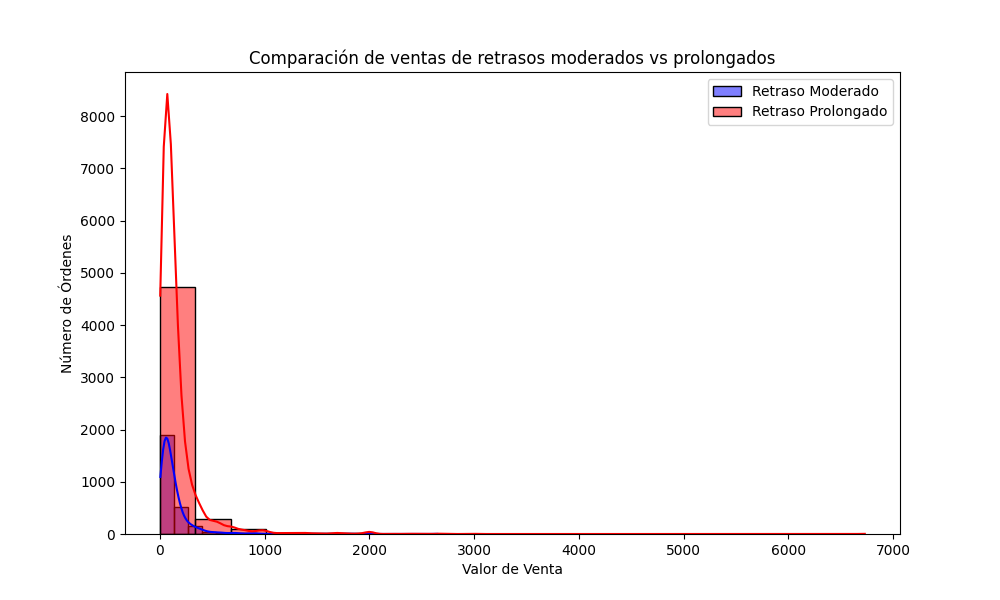

Write the Python code that produced this figure.
import os
import numpy as np
import matplotlib.pyplot as plt
import pandas as pd
import seaborn as sns
import warnings
warnings.filterwarnings('ignore')

#Lectura de datos
DATA_PATH="/Users/Pedro Ramirez/OneDrive - Hospitales MAC/Documents/Sprint1/data"
FILE_CONSOLIDATED_DATA = 'oilst_processed.csv'

#Conversión de fechas
columns_dates=[
    'order_purchase_timestamp',
    'order_approved_at',
    'order_delivered_carrier_date',
    'order_delivered_customer_date',
    'order_estimated_delivery_date'
    ]
oilst = pd.read_csv(
    os.path.join(DATA_PATH, FILE_CONSOLIDATED_DATA),
    parse_dates=columns_dates
    )

#Filtros de entregas completadas, con entregas moderadas y prolongadas
delivered = oilst.query("order_status == 'delivered'")
delivered_moderado = delivered[delivered['delay_status'] == 'short_delay']
delivered_prolongado = delivered[delivered['delay_status'] == 'long_delay']

# Crear los histogramas
plt.figure(figsize=(10, 6))
sns.histplot(data=delivered_moderado, x='total_sales', bins=20, color='blue', label='Retraso Moderado', kde=True)
sns.histplot(data=delivered_prolongado, x='total_sales', bins=20, color='red', label='Retraso Prolongado', kde=True)
plt.title('Comparación de ventas de retrasos moderados vs prolongados')
plt.xlabel('Valor de Venta')
plt.ylabel('Número de Órdenes')
plt.legend()

# Guardar imagen como png
plt.savefig('3_a_histogram_sales_short_long_delays.png')
plt.show()
